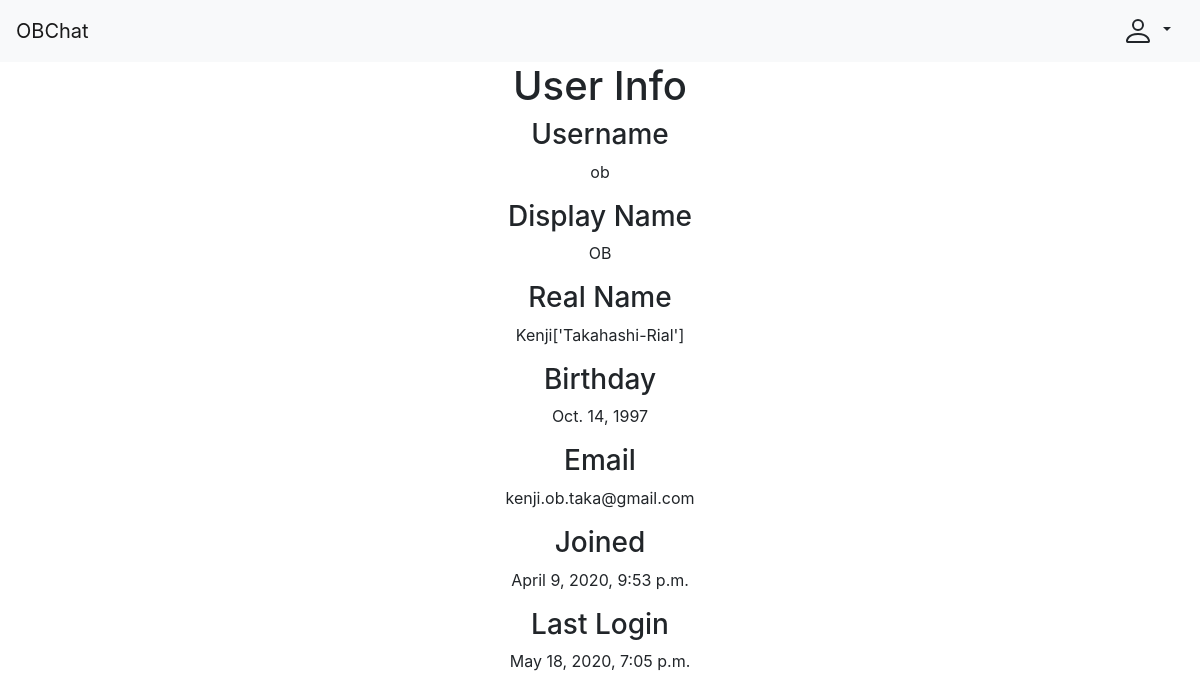
The page /OB/user/ob/ on the database as committed earlier.
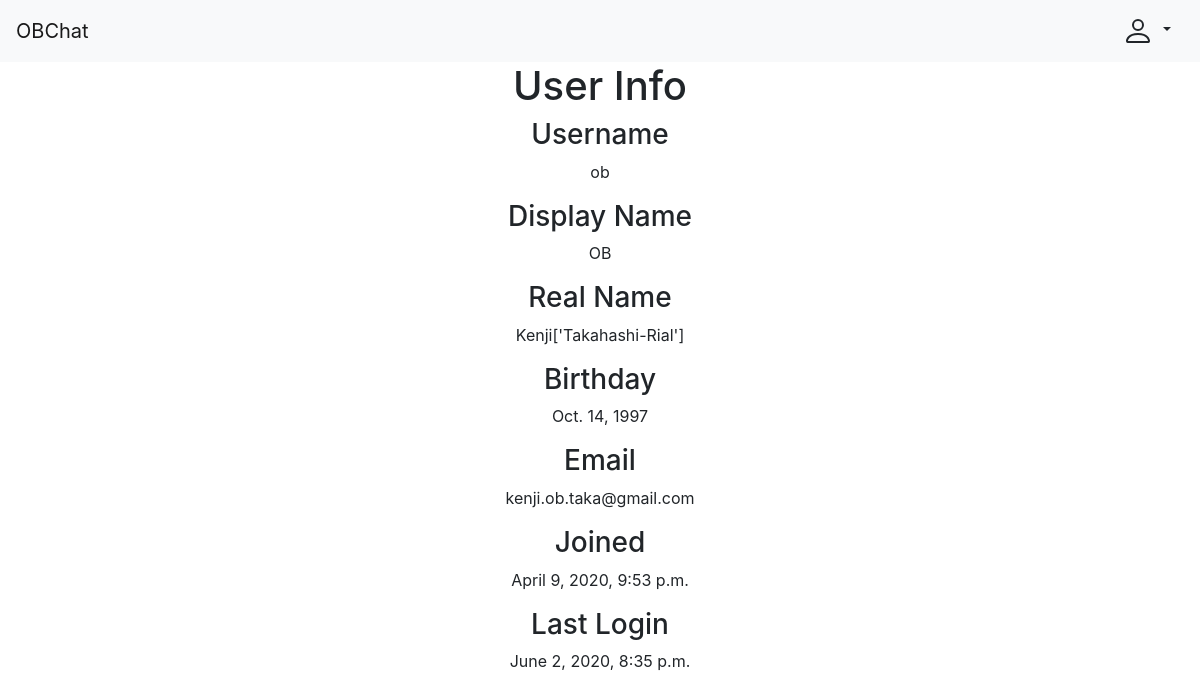
The same page on the database as committed later.
### OB/models.py (models this page shows, shortened)
class OBUser(AbstractUser):
    display_name = CharField(
        max_length=DISPLAY_NAME_MAX_LENGTH,
        null=True
    )
    birthday = DateField(null=True)
    is_anon = BooleanField(default=False)
    is_expelled = BooleanField(default=False)
    is_ob = BooleanField(default=False)

### OB/views/user.py (the view, shortened to what this page needs)
# urls.py: url(r"^user/(?P<username>[-\w]+)/$", user, name="OB-user")
def user(request, username):
    template = "OB/user.html"
    context = {"user": try_get(OBUser, username=username)}
    if request.method == "GET":
        if not context["user"]:
            template = "OB/not_user.html"
        return render(request, template, context)

### OB/utilities/database.py (called while the page is built)
def try_get(model, **kwargs):
    try:
        return model.objects.get(**kwargs)
    except model.DoesNotExist:
        return None

### OB/templates/OB/user.html (shortened to what this page needs)
{% extends "OB/base.html" %}
{% block head %}
  {% load static %}
{% endblock %}
{% block body %}
  <div class="row">
    <div class="mx-auto text-center">
      <h1>User Info</h1>
      <div id="display-info">
        <h3>Username</h3>
        <p>{{ user.username }}</p>
        <h3>Display Name</h3>
        <p name="can-edit" id="display-name">{% if user.display_name %}{{ user.display_name }}{% else %}{{ user.username }}{% endif %}</p>
        <h3>Real Name</h3>
        <p name="can-edit" id="real-name">{{ user.first_name }}{{ user.last_name }}
        </p>
        <h3>Birthday</h3>
        <p name="can-edit" id="birthday">{% if user.birthday %}{{ user.birthday }}{% else %}February 30th, Never{% endif %}</p>
        <h3>Email</h3>
        <p>{{ user.email }}</p>
        <h3>Joined</h3>
        <p>{{ user.date_joined }}</p>
        <h3>Last Login</h3>
        <p>{{ user.last_login }}</p>
      </div>
    </div>
  </div>
{% endblock %}

### OB/templates/OB/base.html (shortened to what this page needs)
<!doctype html>
<html lang="en">
<head>
  <link rel="stylesheet" href="https://stackpath.bootstrapcdn.com/bootstrap/4.4.1/css/bootstrap.min.css">
</head>
<html>
  <body>
    <nav class="navbar navbar-expand-lg navbar-light bg-light">
      <a class="navbar-brand" href="{% url 'OB:OB-/' %}">OBChat</a>
      <div class="collapse navbar-collapse" id="navbarSupportedContent">
        {% if request.user.is_authenticated %}
          <div class="dropdown">
            <a class="btn btn-light dropdown-toggle" href="#" role="button" id="authUserDropdown" data-toggle="dropdown" aria-haspopup="true" aria-expanded="false">
              <svg class="bi bi-people-circle" width="2em" height="2em" viewBox="0 0 16 16" fill="currentColor" xmlns="http://www.w3.org/2000/svg">
                <path d="M13.468 12.37C12.758 11.226 11.195 10 8 10s-4.757 1.225-5.468 2.37A6.987 6.987 0 008 15a6.987 6.987 0 005.468-2.63z"/>
                <path fill-rule="evenodd" d="M8 9a3 3 0 100-6 3 3 0 000 6z" clip-rule="evenodd"/>
                <path fill-rule="evenodd" d="M8 1a7 7 0 100 14A7 7 0 008 1zM0 8a8 8 0 1116 0A8 8 0 010 8z" clip-rule="evenodd"/>
              </svg>
            </a>
            <div class="dropdown-menu dropdown-menu-right" aria-labelledby="authUserDropdown">
              <a class="dropdown-item" href="{% url 'OB:OB-user' username=request.user.username %}">User Info</a>
              <div class="dropdown-divider"></div>
              <a class="dropdown-item" href="{% url 'OB:OB-log_out' %}">Log out</a>
            </div>
          </div>
        {% else %}
          <div class="dropdown">
            <a class="btn btn-light dropdown-toggle" href="#" role="button" id="anonUserDropdown" data-toggle="dropdown" aria-haspopup="true" aria-expanded="false">
            </a>
          </div>
        {% endif %}
      </div>
    </nav>
    <div class="mx-3">
      {% block body %}{% endblock %}
    </div>
  </body>
</html>

Rows that differ between the two databases and show on the page:
changed OBUser "ob": last_login "May 18, 2020, 7:05 p.m." → "June 2, 2020, 8:35 p.m."
